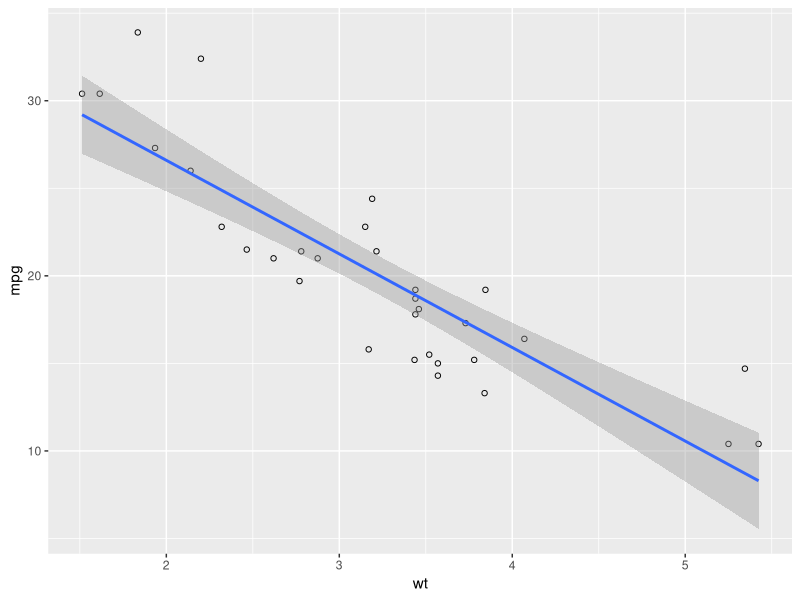
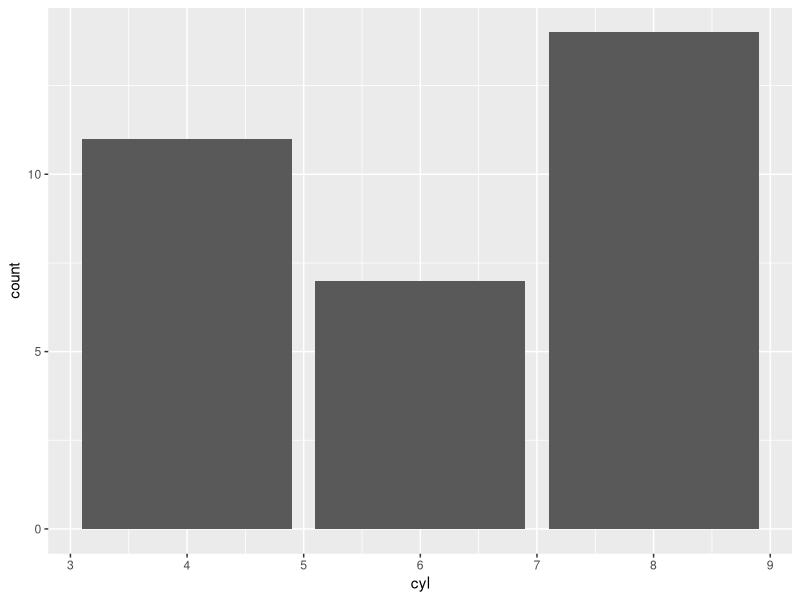
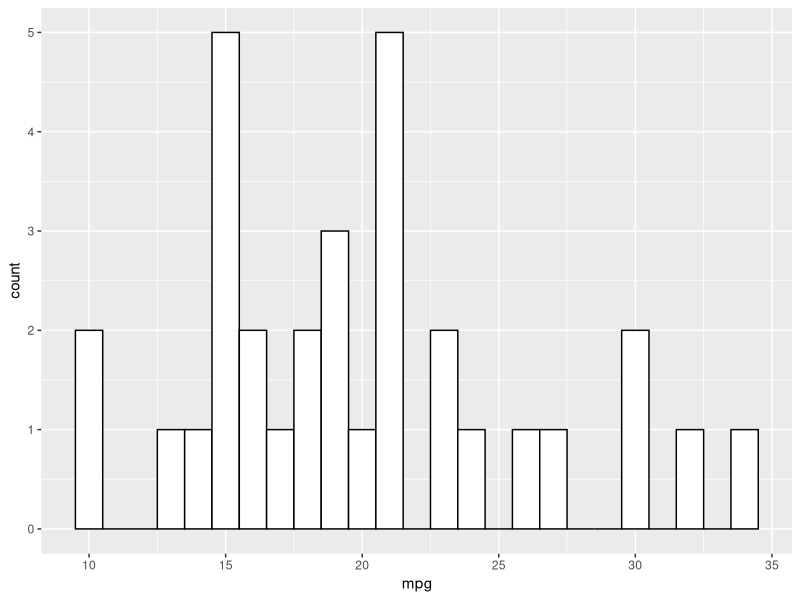
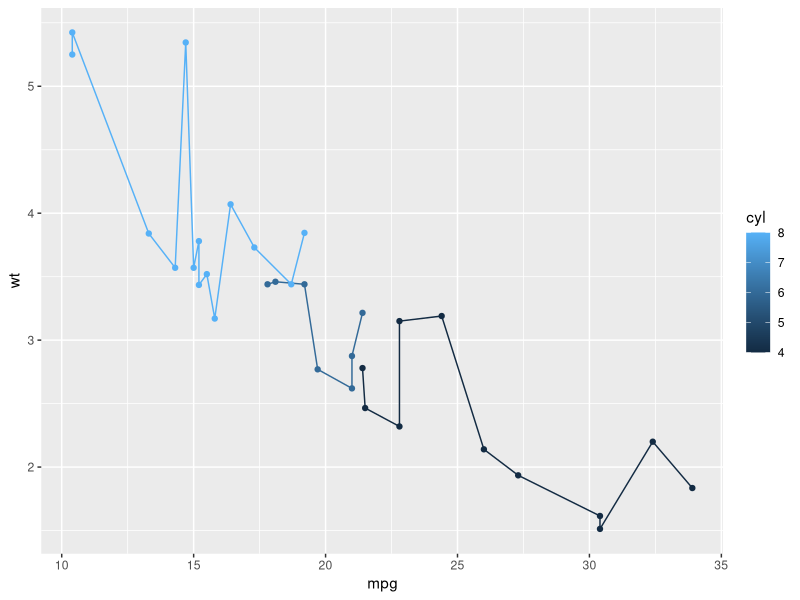

Source code (R) for these figures, in order:
## ---- chunk 1
knitr::opts_chunk$set(echo = TRUE)
## ---- chunk 2
require(rmarkdown)
require(dplyr)
require(ggplot2)
## ---- chunk 3
?mtcars                # To get help, use precede command with '?' 
data("mtcars")         # load specified data set
## ---- chunk 4
View(mtcars)
## ---- chunk 5
str(mtcars)
## ---- chunk 6
arrange(mtcars, cyl, desc(mpg), desc(hp), wt)
## ---- chunk 7
sixcyls <- filter(mtcars, cyl == 6)
## ---- chunk 8
sixcyls <- mutate(sixcyls, dispWt = disp / wt)
## ---- chunk 9
sixcyls <- select(sixcyls, mpg:wt)
## ---- chunk 10
tbl_df(sixcyls) %>% 
  count(hp)
## ---- chunk 11

mutate(mtcars, rownames(mtcars)) %>% 
  rename(makeModel = `rownames(mtcars)`) %>% 
  filter(cyl >= 4, cyl <= 6) %>% 
  mutate(dispWt = disp / wt) %>% 
  select(makeModel, mpg:wt) %>%
  arrange(desc(mpg)) %>% 
  head(5) -> four.six

## ---- chunk 12
ggplot(mtcars, aes(x=wt, y=mpg)) +
  geom_point(shape = 1) + 
  geom_smooth(method = lm)
## ---- chunk 13
ggplot(data=mtcars, aes(x=cyl)) +
    geom_bar(stat="count")
## ---- chunk 14
ggplot(mtcars, aes(x=mpg)) +
    geom_histogram(binwidth=1, colour="black", fill="white")
## ---- chunk 15
ggplot(data=mtcars, aes(x=mpg, y=wt, group=cyl, colour=cyl)) +
    geom_line() +
    geom_point()
